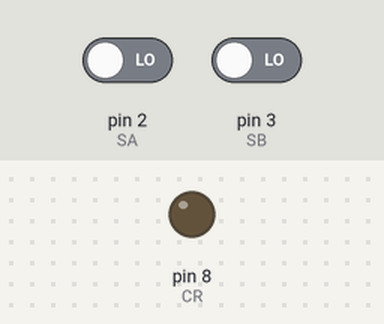
Simulated run of this sketch. Board: Arduino Uno, built with avr-gcc and run on an emulated ATmega328P. On the bench: output pins drawn as LEDs (lit = HIGH). The inputs (shaded band) are chosen by the test bench; at power-on: pin 2 (SA) LOW, pin 3 (SB) LOW.

Above: at 1.2 s.
1.3 s: pin 2 (SA) driven HIGH and pin 3 (SB) driven HIGH
At 2.0 s:
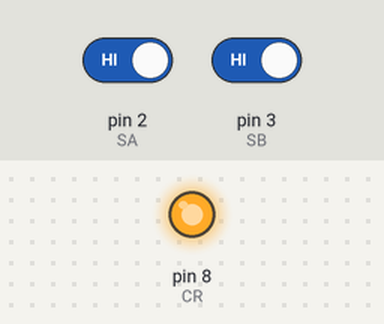
2.8 s: pin 2 (SA) driven LOW
At 3.1 s:
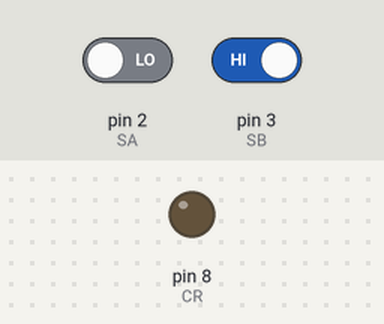
4.3 s: pin 2 (SA) driven HIGH
At 5.4 s:
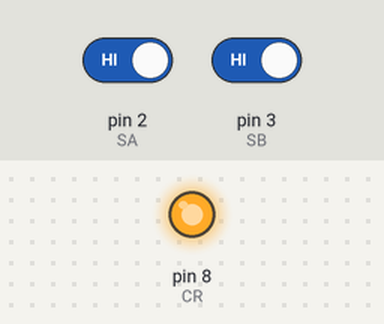
Timing chart, 0 to 7.3 s (numbered marks = the images above; inputs shaded):
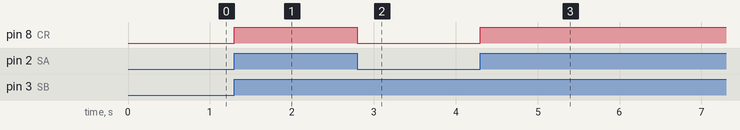

Measured:
- after the input at 1.3 s, pin 8 (CR): LOW → HIGH at once
- after the input at 2.8 s, pin 8 (CR): HIGH → LOW at once
- after the input at 4.3 s, pin 8 (CR): LOW → HIGH at once

The sketch:

15-maquina_de_estados_finitos.ino
```cpp
/* ************************************************************************

Colégio SATC
Curso Técnico em Mecatrônica
Disciplina: Sistemas Embarcados
Turma: 3191
Professor: Marcos Antonio Jeremias Coelho

Programa: Exercício 15, Máquina de estados finitos

Autor: Tiago Fortunato Rosset
Data: 14/06/2026
Versão: 1.0

************************************************************************ */

const int SA = 2;
const int SB = 3;
const int CR = 8;
bool valor_SA = 0;
bool valor_SB = 0;
int estado = 1;
unsigned long timer1 = 0;
unsigned long timer2 = 0;
unsigned long timer3 = 0;

void setup() {
  pinMode(SA, INPUT);
  pinMode(SB, INPUT);
  pinMode(CR, OUTPUT);
}

void loop() {
  valor_SA = digitalRead(SA);
  valor_SB = digitalRead(SB);

  switch (estado){
    case 1:
    digitalWrite(CR, 0);
    if(valor_SA && valor_SB){
      estado = 2;
    }
    else if(valor_SA && !valor_SB){
      timer1 = millis();
      estado = 3;
    }
    else if(!valor_SA && valor_SB){
      timer2 = millis();
      estado = 4;
    }

    break;

    case 2:
    digitalWrite(CR, 1);
    if(!valor_SA || !valor_SB){
      digitalWrite(CR, 0);
      timer3 = millis();
      estado = 5;
    }

    break;

    case 3:
    if((millis() - timer1) <= 3000){
      if(valor_SB){
        estado = 2;
      }
    }
    else if(!valor_SA && !valor_SB){
      estado = 1;
    }

    break;

    case 4:
    if((millis() - timer2) <= 3000){
      if(valor_SA){
        estado = 2;
      }
    }
    else  if(!valor_SA && !valor_SB){
      estado = 1;
    }

    break;

    case 5:
    if((millis() - timer3) <= 3000){
      if(valor_SA && valor_SB){
        estado = 2;
      }
    }
    else if(!valor_SA && !valor_SB){
      estado = 1;
    }

    break;
  }
}
```
